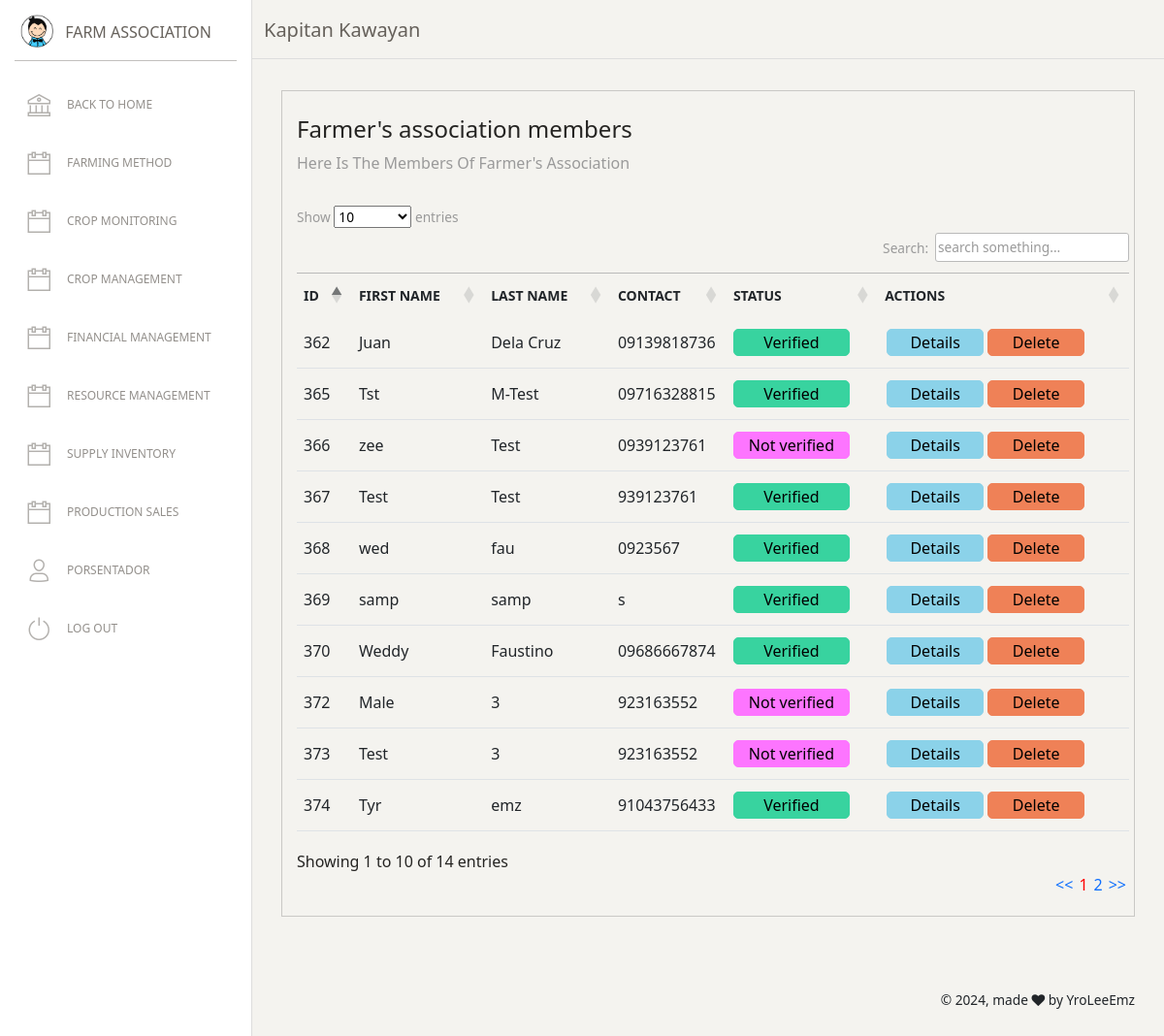
The app's page /users/accounts.php (signed in) with its own data.
### tables this page shows
CREATE TABLE IF NOT EXISTS `users` (
  `user_id` int(11) NOT NULL AUTO_INCREMENT,
  `fname` varchar(50) DEFAULT NULL,
  `lname` varchar(50) DEFAULT NULL,
  `contact` varchar(50) DEFAULT NULL,
  `address` varchar(1000) DEFAULT NULL,
  `about` varchar(1000) DEFAULT NULL,
  `username` varchar(100) DEFAULT NULL,
  `password` varchar(100) DEFAULT NULL,
  `imgtitle` varchar(50) DEFAULT NULL,
  `imgfile` varchar(200) DEFAULT NULL,
  `user_type` int(11) DEFAULT NULL,
  `actions` int(11) DEFAULT NULL,
  `stat` int(11) DEFAULT NULL,
  `varcode` int(11) DEFAULT 0,
  `gender` varchar(50) DEFAULT NULL,
  PRIMARY KEY (`user_id`)
);

### db/connections.php (called while the page is built, shortened)
<?php
function setQuery($sql){
	return mysqli_query($GLOBALS['dbconnect'],$sql);
}
function getData($result){
	return mysqli_fetch_array($result);
}
	?>

### users/accounts.php (the view, shortened to what this page needs)
<?php
include '../db/connections.php';
 ?>
<!DOCTYPE html>
<html lang="en">
<head>
  <link href="https://maxcdn.bootstrapcdn.com/font-awesome/latest/css/font-awesome.min.css" rel="stylesheet">
  <link href="../assets/css/paper-dashboard.css?v=2.0.1" rel="stylesheet" />
  <link href="../assets/demo/demo.css" rel="stylesheet" />
</head>
<body class="">
  <div class="wrapper ">
    <?php include 'sidebar.php'; ?>
    <div class="main-panel">
     <?php include 'topbar.php'; ?>
      <div class="content">
        <div class="row">
          <div class="col-md-12">
            <div class="card card-plain">
              <div class="card-header">
                <h4 class="card-title"> Farmer's association members</h4>
                <p class="card-category"> Here is the members of farmer's association</p>
              </div>
              <div class="card-body">
                <div class="table-responsive">
<div class="mg-left">
    <div>
        <div>
            <table id="example" class="table" style="width:100%">
        <thead>
            <tr>
                <th>ID</th>
                <th>First name</th>
                <th>Last name</th>
                <th>Contact</th>
                <th>Status</th>
                <th>Actions</th>
            </tr>
        </thead>
        <tbody>
          <?php
          $sql = "select * from users where stat =0 and user_type=2";
          $res = setQuery($sql);
          while($rows = getData($res)){
            $col0 = $rows[0];
            $col1 = $rows[1];
            $col2 = $rows[2];
            $act = $rows[11];
           ?>
            <tr>
                <td><?php echo "$col0"; ?></td>
                <td><?php echo "$col1"; ?></td>
                <td><?php echo $col2; ?></td>
                <td><?php echo $rows[3]; ?></td>
                <td>
                  <?php
                if($act==0){
                  ?>
                  <button style='background-color:#fd75ff;  border:solid 1px #fd75ff;width:120px;border-radius: 5px;' onclick="
                 var val1 = document.getElementById('xfull').value;
                 var val2 = document.getElementById('xcont').value;
                 var val3 = document.getElementById('xadd').value;
                 var myimg = document.getElementById('ximg').value;
                 var val4 = document.getElementById('ximgt').value;
                 var valid = document.getElementById('xid').value;
                  document.getElementById('ffull').innerHTML = val1;
                  document.getElementById('fcontact').innerHTML = val2;
                  document.getElementById('faddress').innerHTML = val3;
                  document.getElementById('setimg').src = myimg;
                  document.getElementById('fid').innerHTML = val4;
                  document.getElementById('userid').value = valid;
                  document.getElementById('verbtn').href = 'actions/verify.php?valid=662353252815&id=7727cb2c263&qid='+valid+'&tyroneleeemz=true&secured=28nc263w73&xtype=v';
                  document.getElementById('popupx').style.display = '';
                  ">Not verified</button>
                  <?php
                }
                else{
                  ?>
                  <button style='background-color:#38d39f; border:solid 1px #38d39f;width:120px;border-radius:5px;' title="">Verified</button>
                  <?php
                }
                ?></td>
                <td><button class="act-det act-btn" onclick="
                document.getElementById('modalx').style.display = '';
                document.getElementById('mfirst').value = document.getElementById('xfn').value;
                document.getElementById('mlast').value = document.getElementById('xln').value;
                document.getElementById('mcontact').value = document.getElementById('xcont').value;
                document.getElementById('maddress').value = document.getElementById('xadd').value;
                document.getElementById('mabout').value = document.getElementById('xabout').value;
                document.getElementById('mid').value = document.getElementById('ximgt').value;
                var stt = document.getElementById('xstat').value;
                var stst = '';
                if(stt=='0'){
                  stst = 'Not verified';
                  document.getElementById('mstatus').style.color = 'gray';
                }
                else{
                  stst = 'Verified';
                  document.getElementById('mstatus').style.color = 'green';
                }
                document.getElementById('mstatus').value = stst;
                ">Details</button><a href=""><button class="act-del act-btn">Delete</button></a></td>
            </tr>
          <?php } ?>
    </table>
        </div>
    </div>
</div>
                </div>
              </div>
            </div>
          </div>
        </div>
      </div>
      <footer class="footer footer-black  footer-white ">
        <div class="container-fluid">
          <div class="row">
            <div class="credits ml-auto">
              <span class="copyright">
                © , made <i class="fa fa-heart heart"></i> by YroLeeEmz
              </span>
            </div>
          </div>
        </div>
      </footer>
    </div>
  </div>
  <link href="tables/stylex.css" rel="stylesheet" />
    <link href="tables/styley.css" rel="stylesheet" />
</body>
</html>

### users/tables/styley.css (style rules this page uses)
:root { --dt-row-selected: 13, 110, 253;--dt-row-selected-text: 255, 255, 255;--dt-row-selected-link: 9, 10, 11 }
table.dataTable thead>tr>th.sorting,table.dataTable thead>tr>th.sorting_asc,table.dataTable thead>tr>th.sorting_desc,table.dataTable thead>tr>th.sorting_asc_disabled,table.dataTable thead>tr>th.sorting_desc_disabled,table.dataTable thead>tr>td.sorting,table.dataTable thead>tr>td.sorting_asc,table.dataTable thead>tr>td.sorting_desc,table.dataTable thead>tr>td.sorting_asc_disabled,table.dataTable thead>tr>td.sorting_desc_disabled { cursor:pointer;position:relative;padding-right:26px }
table.dataTable thead>tr>th.sorting:before,table.dataTable thead>tr>th.sorting:after,table.dataTable thead>tr>th.sorting_asc:before,table.dataTable thead>tr>th.sorting_asc:after,table.dataTable thead>tr>th.sorting_desc:before,table.dataTable thead>tr>th.sorting_desc:after,table.dataTable thead>tr>th.sorting_asc_disabled:before,table.dataTable thead>tr>th.sorting_asc_disabled:after,table.dataTable thead>tr>th.sorting_desc_disabled:before,table.dataTable thead>tr>th.sorting_desc_disabled:after,table.dataTable thead>tr>td.sorting:before,table.dataTable thead>tr>td.sorting:after,table.dataTable thead>tr>td.sorting_asc:before,table.dataTable thead>tr>td.sorting_asc:after,table.dataTable thead>tr>td.sorting_desc:before,table.dataTable thead>tr>td.sorting_desc:after,table.dataTable thead>tr>td.sorting_asc_disabled:before,table.dataTable thead>tr>td.sorting_asc_disabled:after,table.dataTable thead>tr>td.sorting_desc_disabled:before,table.dataTable thead>tr>td.sorting_desc_disabled:after { position:absolute;display:block;opacity:.125;right:10px;line-height:9px;font-size:.8em }
table.dataTable thead>tr>th.sorting:before,table.dataTable thead>tr>th.sorting_asc:before,table.dataTable thead>tr>th.sorting_desc:before,table.dataTable thead>tr>th.sorting_asc_disabled:before,table.dataTable thead>tr>th.sorting_desc_disabled:before,table.dataTable thead>tr>td.sorting:before,table.dataTable thead>tr>td.sorting_asc:before,table.dataTable thead>tr>td.sorting_desc:before,table.dataTable thead>tr>td.sorting_asc_disabled:before,table.dataTable thead>tr>td.sorting_desc_disabled:before { bottom:50%;content:"▲" }
table.dataTable thead>tr>th.sorting:after,table.dataTable thead>tr>th.sorting_asc:after,table.dataTable thead>tr>th.sorting_desc:after,table.dataTable thead>tr>th.sorting_asc_disabled:after,table.dataTable thead>tr>th.sorting_desc_disabled:after,table.dataTable thead>tr>td.sorting:after,table.dataTable thead>tr>td.sorting_asc:after,table.dataTable thead>tr>td.sorting_desc:after,table.dataTable thead>tr>td.sorting_asc_disabled:after,table.dataTable thead>tr>td.sorting_desc_disabled:after { top:50%;content:"▼" }
table.dataTable thead>tr>th.sorting_asc:before,table.dataTable thead>tr>th.sorting_desc:after,table.dataTable thead>tr>td.sorting_asc:before,table.dataTable thead>tr>td.sorting_desc:after { opacity:.6 }
table.dataTable thead th,table.dataTable thead td,table.dataTable tfoot th,table.dataTable tfoot td { text-align:left }
table.dataTable { clear:both;margin-top:6px !important;margin-bottom:6px !important;max-width:none !important;border-collapse:separate !important;border-spacing:0 }
table.dataTable td,table.dataTable th { -webkit-box-sizing:content-box;box-sizing:content-box }
table.dataTable>tbody>tr { background-color:transparent }
.dataTable { border-top: solid 1px #bababa; }

### users/accounts.php (style rules this page uses)
.mg-left { margin-left: 10px; }
.act-btn { width:100px; margin-left: 2px; margin-right: 2px; border-radius: 5px; }
.act-del { background-color: #ef8157; border:solid 1px #ef8157; }
.act-det { background-color: #8bd2e9; border:solid 1px #8bd2e9; }

### records on screen
users: user_id "362", fname "Juan", lname "Dela Cruz", contact "09139818736", actions "Verified"
users: user_id "365", fname "Tst", lname "M-Test", contact "09716328815", actions "Verified"
users: user_id "366", fname "zee", lname "Test", contact "0939123761", actions "Not verified"
users: user_id "367", fname "Test", lname "Test", contact "939123761", actions "Verified"
users: user_id "368", fname "wed", lname "fau", contact "0923567", actions "Verified"
users: user_id "369", fname "samp", lname "samp", contact "s", actions "Verified"
users: user_id "370", fname "Weddy", lname "Faustino", contact "09686667874", actions "Verified"
users: user_id "372", fname "Male", lname "3", contact "923163552", actions "Not verified"
users: user_id "373", fname "Test", lname "3", contact "923163552", actions "Not verified"
users: user_id "374", fname "Tyr", lname "emz", contact "91043756433", actions "Verified"

### other values on screen
$tname "Kapitan Kawayan"
